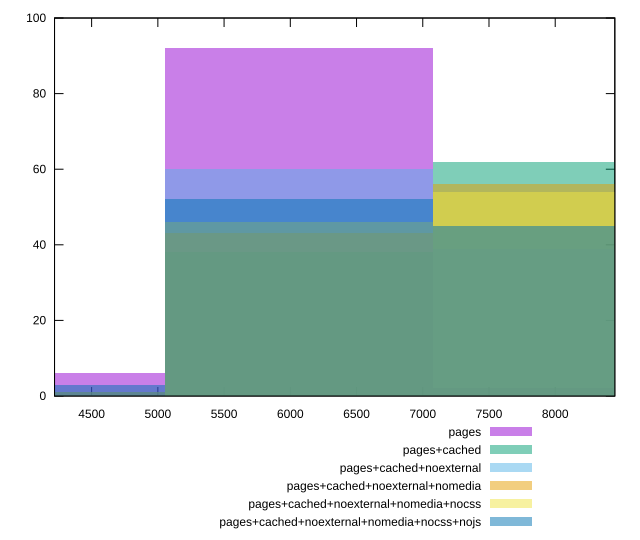

Write gnuplot code to recreate this figure.
reset

$pages <<EOF
6063.443045554028 92
4042.295363702685 6
8084.59072740537 2
EOF

$pagesCached <<EOF
6063.443045554028 38
8084.59072740537 62
EOF

$pagesCachedNoexternal <<EOF
6063.443045554028 60
8084.59072740537 39
4042.295363702685 1
EOF

$pagesCachedNoexternalNomedia <<EOF
8084.59072740537 56
6063.443045554028 43
4042.295363702685 1
EOF

$pagesCachedNoexternalNomediaNocss <<EOF
6063.443045554028 46
8084.59072740537 54
EOF

$pagesCachedNoexternalNomediaNocssNojs <<EOF
8084.59072740537 45
6063.443045554028 52
4042.295363702685 3
EOF

set key outside below
set boxwidth 2021.1476818513424
set xrange [4220:8450]
set yrange [0:100]
set trange [0:100]
set style fill transparent solid 0.5 noborder
set terminal svg size 640, 540 enhanced background rgb 'white'
set output "reprap/uses-http2/comparison/histogram/all_raw.svg"

plot $pages title "pages" with boxes, \
     $pagesCached title "pages+cached" with boxes, \
     $pagesCachedNoexternal title "pages+cached+noexternal" with boxes, \
     $pagesCachedNoexternalNomedia title "pages+cached+noexternal+nomedia" with boxes, \
     $pagesCachedNoexternalNomediaNocss title "pages+cached+noexternal+nomedia+nocss" with boxes, \
     $pagesCachedNoexternalNomediaNocssNojs title "pages+cached+noexternal+nomedia+nocss+nojs" with boxes

reset
